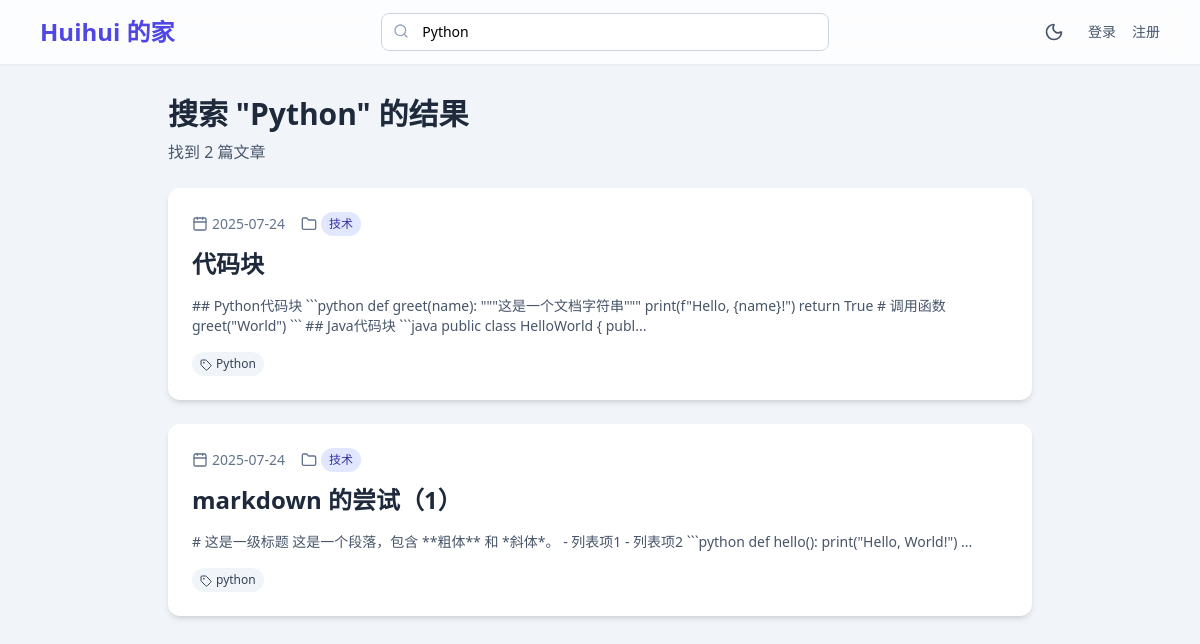
The app's page /search?q=Python with its own data.
### app_blog.py (models this page shows, shortened)
class Post(db.Model):
    id = db.Column(db.Integer, primary_key=True)
    title = db.Column(db.String(100), nullable=False)
    content = db.Column(db.Text, nullable=False)
    created_at = db.Column(db.DateTime, default=datetime.utcnow)
    category = db.Column(db.String(50), default='未分类')
    tags = db.Column(db.Text, default='')
    def get_tags_list(self):
        if self.tags:
            return [tag.strip() for tag in self.tags.split(',') if tag.strip()]
        return []

### app_blog.py (the view)
@app.route('/search')
def search():
    query = request.args.get('q', '')
    category = request.args.get('category', '')
    posts = Post.query
    if query:
        posts = posts.filter(
            or_(
                Post.title.contains(query),
                Post.content.contains(query),
                Post.tags.contains(query)
            )
        )
    if category:
        posts = posts.filter(Post.category == category)
    posts = posts.order_by(Post.id.desc()).all()
    return render_template('search.html', posts=posts, query=query, category=category)

### app_blog.py (called while the page is built, shortened)
@app.before_request
def log_visit():
    try:
        path = request.path or '/'
        if any([
            path.startswith('/static'),
            path.startswith('/favicon')
        ]):
            return
        ip = request.environ.get('HTTP_X_FORWARDED_FOR', request.environ.get('REMOTE_ADDR', ''))
        if ip and ',' in ip:
            ip = ip.split(',')[0].strip()
        ua = request.user_agent.string if request.user_agent else ''
        ref = request.referrer
        post_id = None
        v = Visit(path=path, method=request.method, ip=ip, user_agent=ua, referrer=ref, post_id=post_id)
        db.session.add(v)
        db.session.commit()
    except Exception as e:
        db.session.rollback()
        print(f"记录访问失败: {e}")

### templates/search.html (shortened to what this page needs)
{% extends 'base.html' %}
{% block content %}
<div class="mb-6">
    <h1 class="text-3xl font-bold text-slate-800">
        {% if query %}
            搜索 "{{ query }}" 的结果
        {% elif category %}
            分类 "{{ category }}" 的文章
        {% else %}
            搜索结果
        {% endif %}
    </h1>
    <p class="text-slate-600 mt-2">找到 {{ posts|length }} 篇文章</p>
</div>
{% if posts %}
    <div class="space-y-6">
        {% for post in posts %}
        <article class="bg-white p-6 rounded-xl shadow-md transition hover:shadow-lg">
            <div class="flex items-start justify-between mb-3">
                <div class="flex items-center gap-4 text-sm text-slate-500">
                    <span class="flex items-center gap-1">
                        <i data-lucide="calendar" class="w-4 h-4"></i>
                        {{ post.created_at.strftime('%Y-%m-%d') if post.created_at else '未知时间' }}
                    </span>
                    {% if post.category %}
                    <span class="flex items-center gap-1">
                        <i data-lucide="folder" class="w-4 h-4"></i>
                        <span class="bg-indigo-100 text-indigo-800 px-2 py-1 rounded-full text-xs">{{ post.category }}</span>
                    </span>
                    {% endif %}
                </div>
            </div>
            <a href="{{ url_for('post', id=post.id) }}">
                <h2 class="text-2xl font-bold text-slate-800 hover:text-indigo-600 transition">{{ post.title }}</h2>
            </a>
            <div class="prose max-w-none mt-4 text-slate-600 text-sm">
                {{ post.content[:200] | escape }}...
            </div>
            {% if post.get_tags_list() %}
            <div class="flex flex-wrap gap-2 mt-4">
                {% for tag in post.get_tags_list() %}
                <span class="bg-slate-100 text-slate-700 px-2 py-1 rounded-full text-xs">
                    <i data-lucide="tag" class="w-3 h-3 inline mr-1"></i>{{ tag }}
                </span>
                {% endfor %}
            </div>
            {% endif %}
        </article>
        {% endfor %}
    </div>
{% endif %}
{% endblock %}

### records on screen
Post: created_at "2025-07-24", category "技术", title "代码块", content "## Python代码块 ```python def greet(name): \"\"\"这是一个文档字符串\"\"\" print(f\"Hello, {name}!\") return True # 调用函数 greet(\"World\") ``` ## Java代码块 ```java public class HelloWorld { publ", tags "Python"
Post: created_at "2025-07-24", category "技术", title "markdown 的尝试（1）", content "# 这是一级标题 这是一个段落，包含 **粗体** 和 *斜体*。 - 列表项1 - 列表项2 ```python def hello(): print(\"Hello, World!\")", tags "python"

### other values on screen
{{ query }} "Python"
{{ posts|length }} "2"
